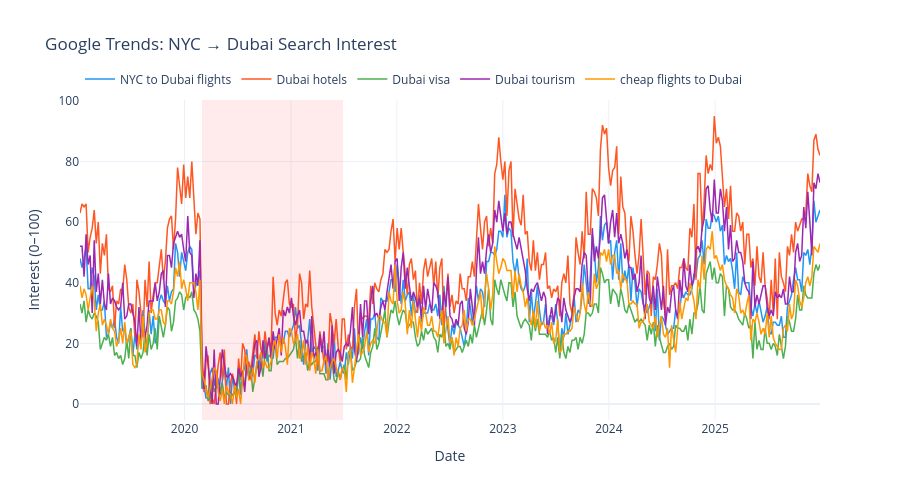

The notebook cell saved with this chart:
### Code cell
# ── All Keywords Over Time ─────────────────────────────────────
colors = ["#2196F3", "#FF5722", "#4CAF50", "#9C27B0", "#FF9800"]
fig = go.Figure()
for i, col in enumerate(trends.columns):
    fig.add_trace(go.Scatter(x=trends.index, y=trends[col], mode="lines",
                             name=col, line=dict(color=colors[i], width=1.5)))
fig.add_vrect(x0="2020-03-01", x1="2021-06-30", fillcolor="red", opacity=0.08, line_width=0)
fig.update_layout(title="Google Trends: NYC → Dubai Search Interest",
                  xaxis_title="Date", yaxis_title="Interest (0–100)",
                  template="plotly_white", height=500,
                  legend=dict(orientation="h", yanchor="bottom", y=1.02))
fig.show()

### Figure 1 — Plotly figure (JSON) as saved in the notebook; plotly's stock layout.template omitted (floating-point values rounded to 4 significant figures; data arrays with more than 128 entries replaced by an {"elided": "..."} marker saying what was removed)
{"data": [{"line": {"color": "#2196F3", "width": 1.5}, "mode": "lines", "name": "NYC to Dubai flights", "type": "scatter", "x": {"elided": "365 str values"}, "y": {"elided": "365 int values"}}, {"line": {"color": "#FF5722", "width": 1.5}, "mode": "lines", "name": "Dubai hotels", "type": "scatter", "x": {"elided": "365 str values"}, "y": {"elided": "365 int values"}}, {"line": {"color": "#4CAF50", "width": 1.5}, "mode": "lines", "name": "Dubai visa", "type": "scatter", "x": {"elided": "365 str values"}, "y": {"elided": "365 int values"}}, {"line": {"color": "#9C27B0", "width": 1.5}, "mode": "lines", "name": "Dubai tourism", "type": "scatter", "x": {"elided": "365 str values"}, "y": {"elided": "365 int values"}}, {"line": {"color": "#FF9800", "width": 1.5}, "mode": "lines", "name": "cheap flights to Dubai", "type": "scatter", "x": {"elided": "365 str values"}, "y": {"elided": "365 int values"}}], "layout": {"height": 500, "legend": {"orientation": "h", "y": 1.02, "yanchor": "bottom"}, "shapes": [{"fillcolor": "red", "line": {"width": 0}, "opacity": 0.08, "type": "rect", "x0": "2020-03-01", "x1": "2021-06-30", "xref": "x", "y0": 0, "y1": 1, "yref": "y domain"}], "title": {"text": "Google Trends: NYC → Dubai Search Interest"}, "xaxis": {"title": {"text": "Date"}}, "yaxis": {"title": {"text": "Interest (0–100)"}}}}
